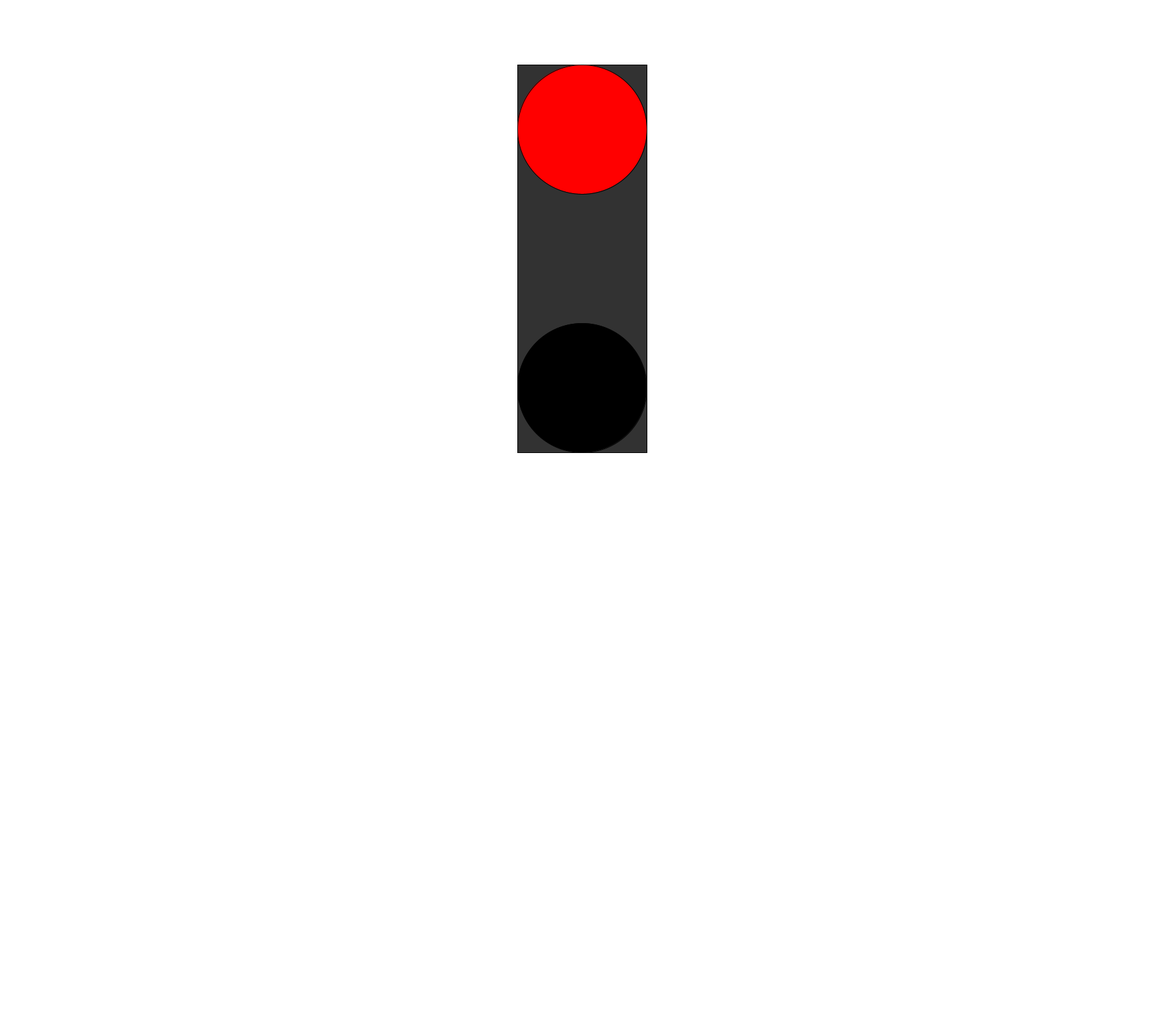
Frame 1 (no input)
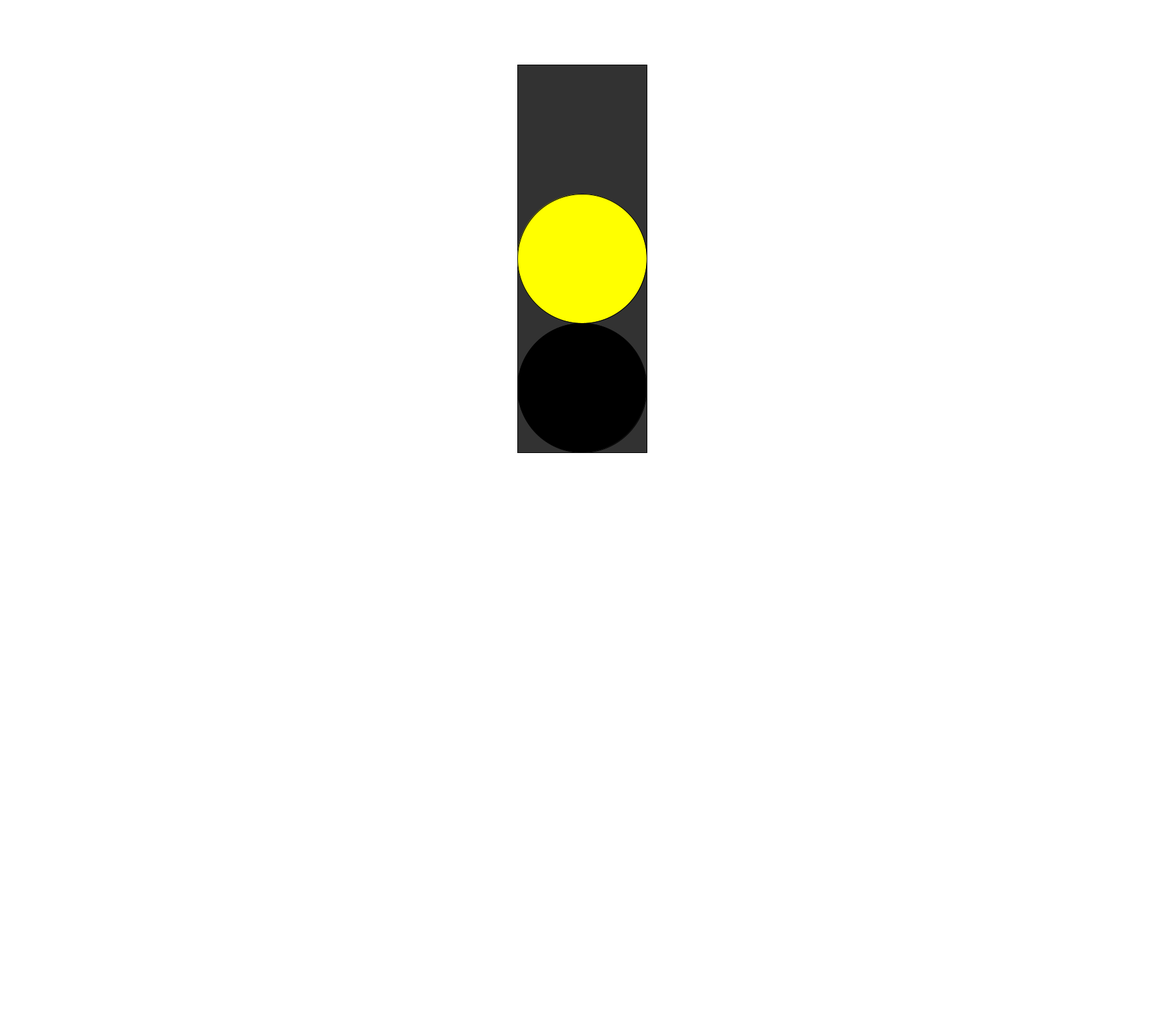
Frame 60 (the mouse pressed at the canvas centre just before this capture)
Frame 120 (the mouse held since frame 60 and released just before this capture): identical to frame 60, image omitted

The Processing sketch that drew these frames (run headless with seeded random() and noise(); from frame 60 on, the mouse is pressed at the canvas centre):

// Processing sketch: EKSTRA_OPGAVE_TRAFIKLYS
// ── EKSTRA_OPGAVE_TRAFIKLYS.pde
//Task 6 (FRIVILLIG)
/*Du skal tegne et traffiklys der skifter på samme måde som et rigtigt traffiklys.
 Du kan gøre det på mange måder, men her kommer en opskrift hvor du skal erklære et sæt variable til
 at holde nogle bestemte farver og andet sæt variable der kan
 skifte mellem at være associeret med hver af de farver.
 På den måde kan du lade selve fill kommandoen være uændret selvom du ændrer farven.*/

/*6.a Declare and initialize variables to store the colors of a traffic light
 (red, yellow, green). Dont forget a color for when the lights are off.*/


color red = color(255, 0, 0);
color yellow = color(255, 255, 0);
color green = color(0, 0, 255);
color black = color(0, 0, 0);
color gry = color(50);
int framecount = 0;

void setup() {
  size (1800, 1600);
  background (255);
  frameRate (20);
  smooth ();
}
/*6.b Declare and initialize variables to store which
 color each of the lights are at a given moment in time.*/

void draw() {


  rectMode(CENTER);
  stroke(black);
  fill(gry);
  rect(900, 400, 200, 600);
  stroke(black);
  fill(black);

  
  ellipse(900, 600, 200, 200);

  if (frameCount <= 20) {
    print(frameCount);
    fill(red);
    // ellipese: 1
    ellipse(900, 200, 200, 200);
  
} else if  (frameCount >= 20 ) {
      print(frameCount);
      fill(yellow);
      // ellipse: 2
      ellipse(900, 400, 200, 200);
      
} else if  (frameCount <= 20) {
      print(frameCount);
      fill(green);
      // ellipse: 3
      ellipse(900, 600, 200, 200);
      
   }
 }
